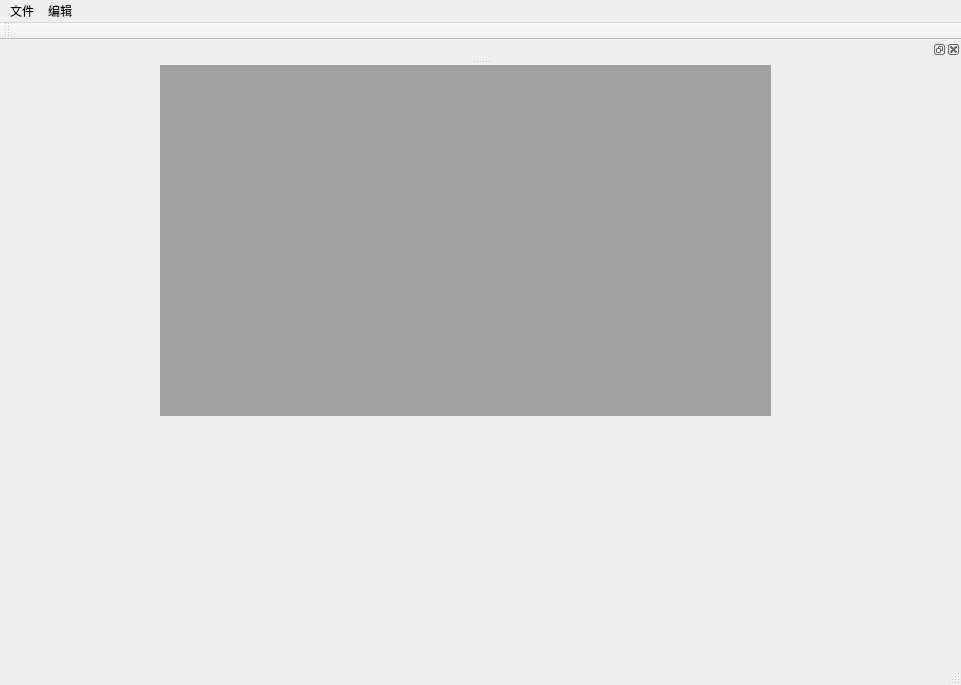
<?xml version="1.0" encoding="UTF-8"?>
<ui version="4.0">
 <class>MainWindow</class>
 <widget class="QMainWindow" name="MainWindow">
  <property name="geometry">
   <rect>
    <x>0</x>
    <y>0</y>
    <width>961</width>
    <height>685</height>
   </rect>
  </property>
  <property name="windowTitle">
   <string>MainWindow</string>
  </property>
  <widget class="QWidget" name="centralwidget">
   <widget class="QMdiArea" name="mdiArea">
    <property name="geometry">
     <rect>
      <x>160</x>
      <y>-50</y>
      <width>611</width>
      <height>401</height>
     </rect>
    </property>
   </widget>
  </widget>
  <widget class="QMenuBar" name="menubar">
   <property name="geometry">
    <rect>
     <x>0</x>
     <y>0</y>
     <width>961</width>
     <height>23</height>
    </rect>
   </property>
   <widget class="QMenu" name="menuNotepad">
    <property name="title">
     <string>文件</string>
    </property>
    <widget class="QMenu" name="menuNew">
     <property name="title">
      <string>New</string>
     </property>
     <addaction name="actionNew_File"/>
     <addaction name="actionNew_floder"/>
    </widget>
    <addaction name="menuNew"/>
    <addaction name="actionfile"/>
    <addaction name="actiondock"/>
   </widget>
   <widget class="QMenu" name="menu">
    <property name="title">
     <string>编辑</string>
    </property>
   </widget>
   <addaction name="menuNotepad"/>
   <addaction name="menu"/>
  </widget>
  <widget class="QStatusBar" name="statusbar"/>
  <widget class="QDockWidget" name="dockWidget">
   <attribute name="dockWidgetArea">
    <number>4</number>
   </attribute>
   <widget class="QWidget" name="dockWidgetContents">
    <widget class="QWidget" name="verticalLayoutWidget">
     <property name="geometry">
      <rect>
       <x>80</x>
       <y>0</y>
       <width>160</width>
       <height>80</height>
      </rect>
     </property>
     <layout class="QVBoxLayout" name="verticalLayout">
      <item>
       <widget class="QTextEdit" name="textEdit"/>
      </item>
     </layout>
    </widget>
    <widget class="QLineEdit" name="lineEdit">
     <property name="geometry">
      <rect>
       <x>85</x>
       <y>325</y>
       <width>133</width>
       <height>20</height>
      </rect>
     </property>
    </widget>
   </widget>
  </widget>
  <widget class="QToolBar" name="toolBar">
   <property name="windowTitle">
    <string>toolBar</string>
   </property>
   <attribute name="toolBarArea">
    <enum>TopToolBarArea</enum>
   </attribute>
   <attribute name="toolBarBreak">
    <bool>false</bool>
   </attribute>
  </widget>
  <action name="actionfile">
   <property name="text">
    <string>file</string>
   </property>
  </action>
  <action name="actionNew_File">
   <property name="icon">
    <iconset resource="picture.qrc">
     <normaloff>:/picture/125830.png</normaloff>:/picture/125830.png</iconset>
   </property>
   <property name="text">
    <string>New File</string>
   </property>
   <property name="iconText">
    <string>新建文件</string>
   </property>
  </action>
  <action name="actionNew_floder">
   <property name="text">
    <string>New floder</string>
   </property>
  </action>
  <action name="actiondock">
   <property name="text">
    <string>dock</string>
   </property>
  </action>
 </widget>
 <resources>
  <include location="picture.qrc"/>
 </resources>
 <connections/>
</ui>
